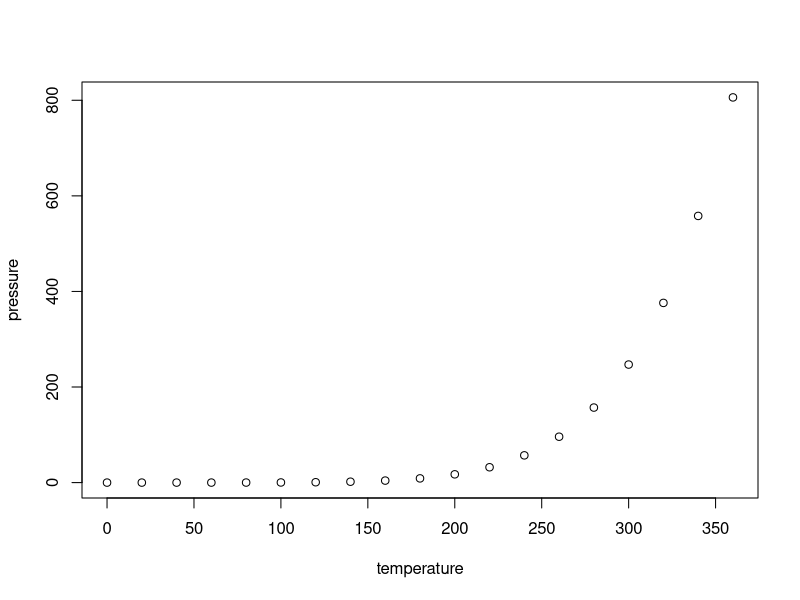
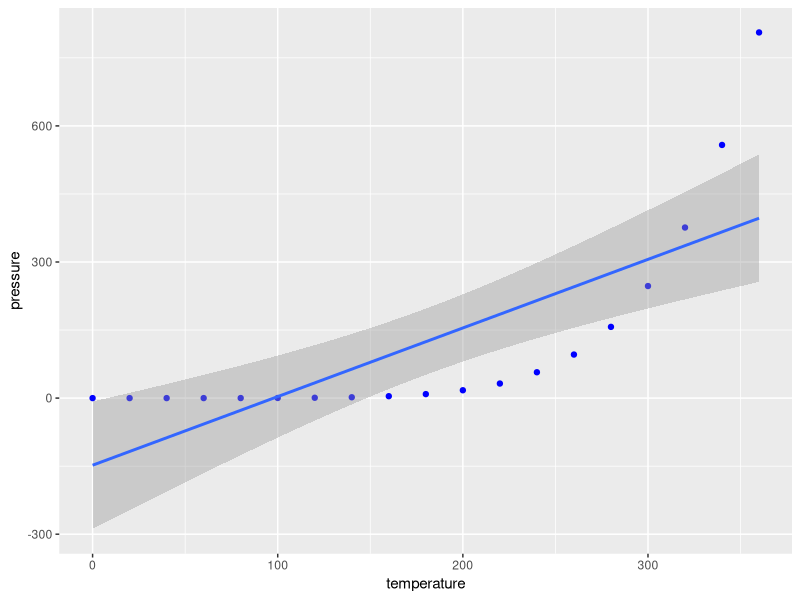
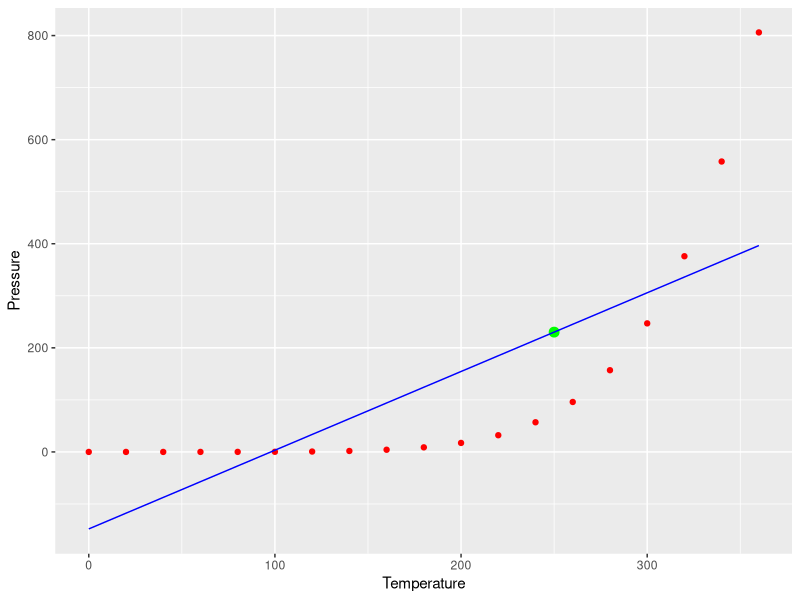
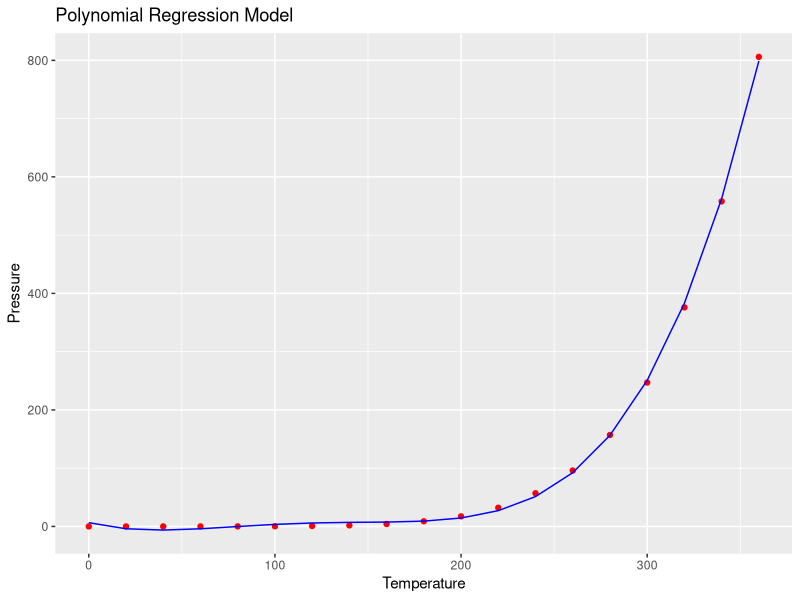
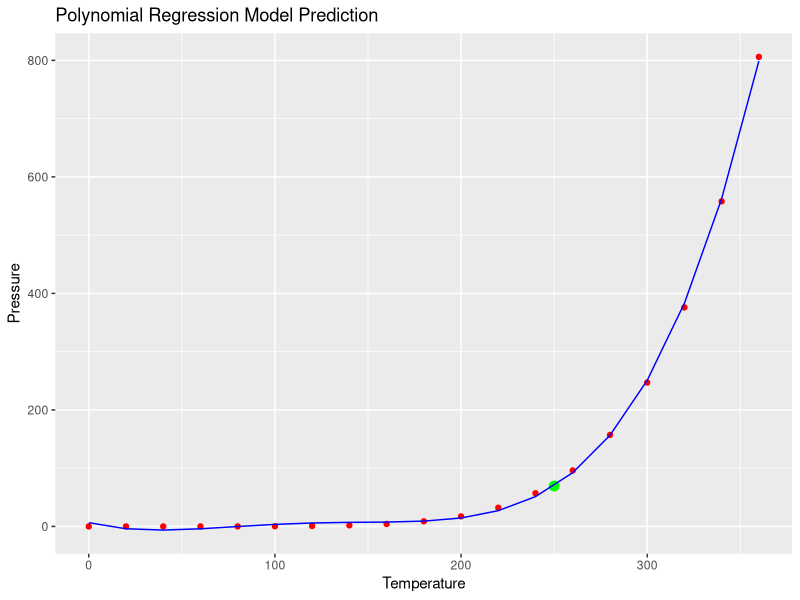

Write R code to recreate these figures, in order.
## ---- chunk 1
knitr::opts_chunk$set(echo = TRUE, message = FALSE, warning = FALSE)
## ---- chunk 2
# Load necessary librariries for our work
options(warn=-1) # Suppress Warnings
library(ggplot2) # for some amazing looking graphs
## ---- chunk 3
# Inspect and summarize the data.
head(pressure) # First 6 rows of dataset
str(pressure) # Structure of Pressure dataset
summary(pressure) # Summarize the data of Prestige dataset
## ---- chunk 4
plot(pressure)
## ---- chunk 5
# Build Basic Linear Regression Model where we are predicting pressure through temperature
lm_mod=lm(pressure ~ temperature, data=pressure)
summary(lm_mod)
## ---- chunk 6
ggplot(data = pressure, aes(x = temperature, y = pressure)) + 
  geom_point(color='blue') +
  geom_smooth(method = "lm")
## ---- chunk 7
pred_pressure <- predict(lm_mod, data.frame(temperature=250)) # Predict pressure for 250 temperature
pred_pressure # Predicted pressure value

# create dataframe for predicted data points to be binded with original dataset
new_pressure_row <- data.frame(
  temperature = 250, pressure = pred_pressure, stringsAsFactors = FALSE)

plot_pressure <- rbind(pressure, new_pressure_row) # bind predicted value with original dataset

# Plotting predicted and actual datapoints together
ggplot() +
  geom_point(aes(x = plot_pressure$temperature, y = plot_pressure$pressure), color = 'red') + 
  geom_point(aes(x = 250, y = pred_pressure), color= "green", size=3) +
  geom_line(aes(x = pressure$temperature, y = predict(lm_mod, newdata = pressure)), color = 'blue') +
  xlab('Temperature') +   ylab('Pressure')
## ---- chunk 8
poly_pressure1 = pressure # creating copy of original dataset

# Adding transformed variables in form of x^n
poly_pressure1$temperature2=poly_pressure1$temperature^2
poly_pressure1$temperature3=poly_pressure1$temperature^3
poly_pressure1$temperature4=poly_pressure1$temperature^4

# Fitting Polynomial Regression to the new transformed dataset
poly_reg1=lm(pressure ~ ., data=poly_pressure1)

# Visualising the Polynomial Regression results of the transformed dataset
ggplot() +
  geom_point(aes(x = poly_pressure1$temperature, y = poly_pressure1$pressure), color = 'red') +
  geom_line(aes(x=poly_pressure1$temperature,y=predict(poly_reg1,newdata=poly_pressure1)),color='blue') +
  ggtitle('Polynomial Regression Model') +
  xlab('Temperature') + ylab('Pressure')

summary(poly_reg1) # check the summary of polynomial model
## ---- chunk 9
# Prepare transformed data for predicting temperature as 250
predict_lvl1 = data.frame(temperature  = 250,
                          temperature2 = 250^2,
                          temperature3 = 250^3,
                          temperature4 = 250^4)

pred_pressure1 <- predict(poly_reg1, predict_lvl1) # Predict pressure for 250 temperature
pred_pressure1 # Predicted pressure value

# create dataframe for predicted data points to be binded with original dataset
new_pressure_row <- data.frame(
  temperature = 250,
  temperature2 = 250^2,
  temperature3 = 250^3,
  temperature4 = 250^4,
  pressure = pred_pressure1, stringsAsFactors = FALSE)

plot_pressure1 <- rbind(poly_pressure1, new_pressure_row) # bind predicted value with original dataset

# Plotting predicted and actual datapoints together for polynomial model
ggplot() +
  geom_point(aes(x = plot_pressure1$temperature, y = plot_pressure1$pressure), color = 'red') + 
  geom_point(aes(x = 250, y = pred_pressure1), color= "green", size=3) +
  geom_line(aes(x=poly_pressure1$temperature,y=predict(poly_reg1,newdata=poly_pressure1)),color='blue') +
  ggtitle('Polynomial Regression Model Prediction') +
  xlab('Temperature') +   ylab('Pressure')
